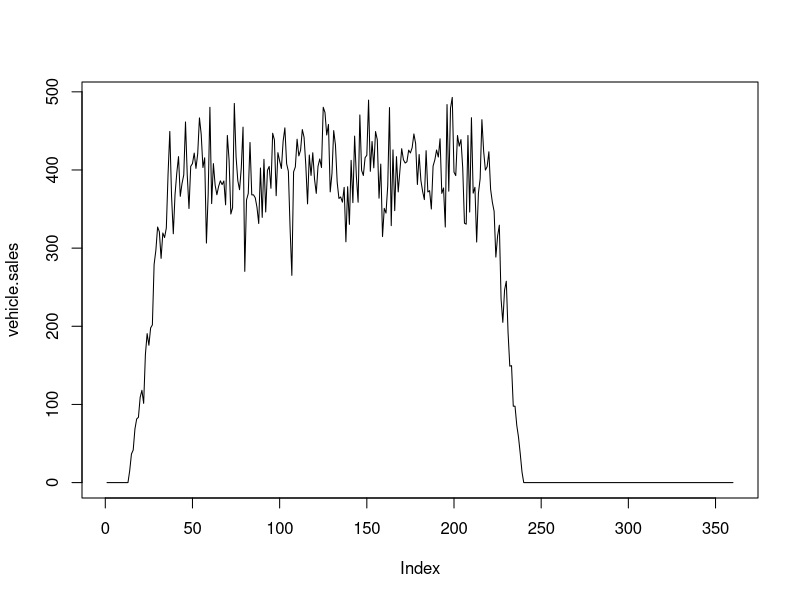
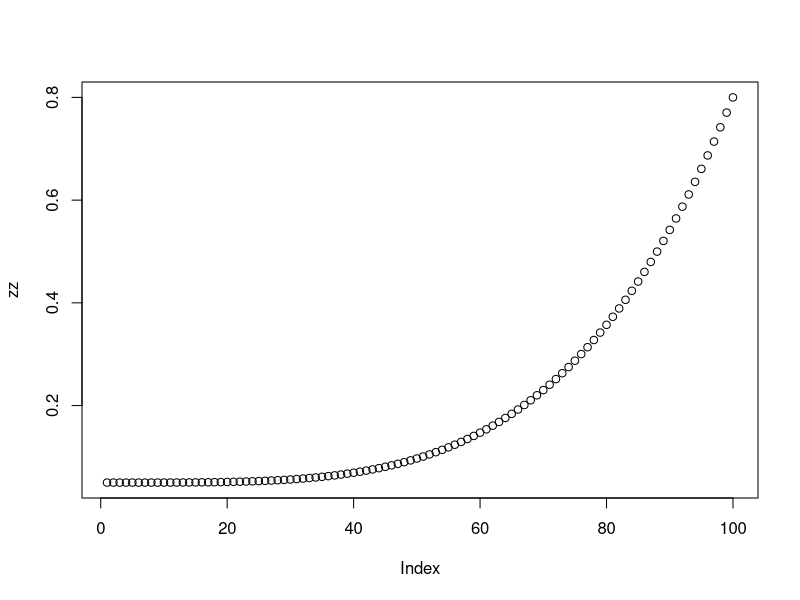

These figures' R source, in order:
# Use this script to create synthetic data

#----------------------------
#### Generate sales data ####
#----------------------------


## Generate a baseline monthly order rate
vehicle.sales <- rnorm(n = 12 * 30, mean = 400, sd = 40)

## Add seasonality
season.1 <- .05 * sinpi((1:length(vehicle.sales)) / 12) + 1
vehicle.sales <- vehicle.sales * season.1

## Add start/end of production ramps
start <- rep(0, times = 12 * 1)
ramp.up <- seq(from = 0, to = 1, by = 0.04)
ramp.down <- seq(from = 1, to = 0, by = -0.05)
end <- rep(0, times = 12 * 10)
production.months <- length(vehicle.sales) - (length(start) + length(ramp.up) + length(ramp.down) + length(end))
production <- rep(1, times = production.months)

production.ramps <- c(start, ramp.up, production, ramp.down, end)

vehicle.sales <- vehicle.sales * production.ramps

## Plot dataset
plot(vehicle.sales, type = "l")


#----------------------------------
#### Generate replacement data ####
#----------------------------------

# Use Weibull distribution for replacement due to wear or damage
weibull_hazard <- function(x, shape, peak = 1, valley = 0) {
  ## Weibull hazard function
  h.x <- shape * x ^ (shape - 1)
  
  if(shape != 1) {
  ## Scale to expected probabilities
  # Scale
  range <- (peak - valley) / 2
  range.h.x <- (range(h.x)[2] - range(h.x)[1]) / 2
  scaler <- range / range.h.x
  h.x <- h.x * scaler

    # Center
  center <- ((peak - valley) / 2) + valley
  center.h.x <- ((max(h.x) - min(h.x)) / 2) + min(h.x)
  h.x <- h.x + (center - center.h.x)
  } else {
    h.x <- h.x - (mean(h.x) - valley)
  }

  return(h.x)
}

zz <- weibull_hazard(1:100, shape = 5, peak = .8, valley = 0.05)
plot(zz)
